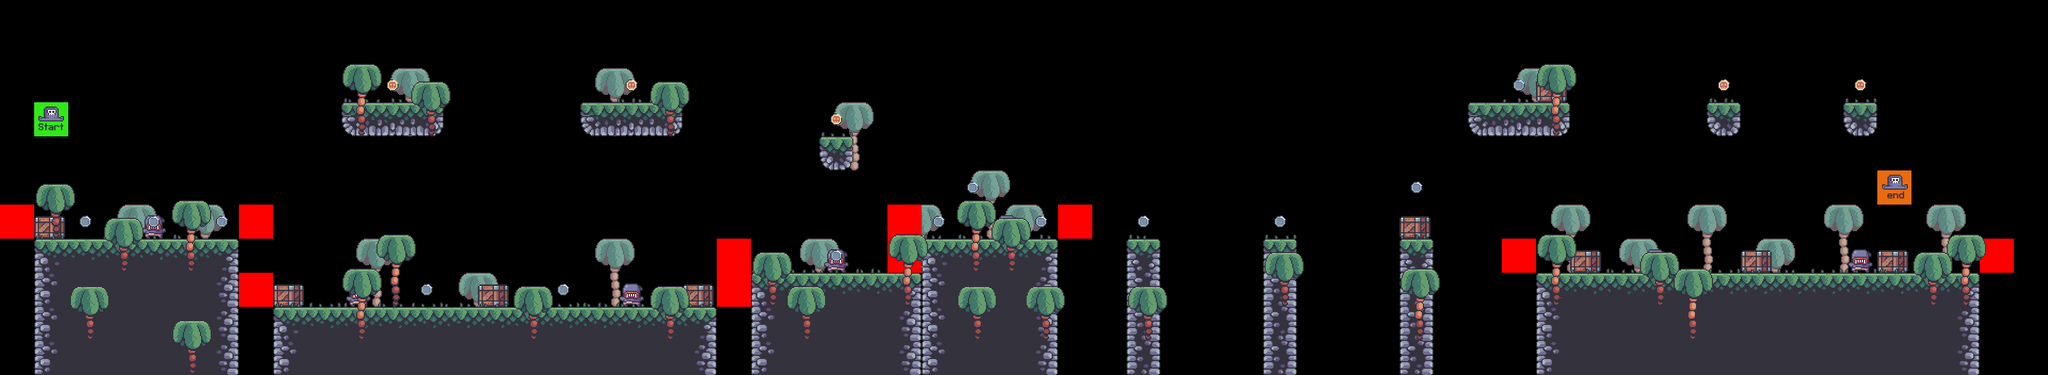

The image is a tile-based game level rendered from a .tmx file. Its description and source (layers, tilesets, objects; grid data summarised) follow:
An orthogonal 60x11 tile map with 64x64 px tiles, 9 tile layers (bg_palms, terrain, crates, grass, ...), 7 tilesets.

<map version="1.5" tiledversion="1.6.0" orientation="orthogonal" renderorder="right-down" width="60" height="11" tilewidth="64" tileheight="64" infinite="0" nextlayerid="10" nextobjectid="1">
 <editorsettings>
  <export target="../0/level_0.csv" format="csv" />
 </editorsettings>
 <tileset firstgid="1" source="../tilesets/terrain_tiles.tsx" />
 <tileset firstgid="17" source="../tilesets/coin_tiles.tsx" />
 <tileset firstgid="19" source="../tilesets/grass_tiles.tsx" />
 <tileset firstgid="24" source="../tilesets/palms.tsx" />
 <tileset firstgid="27" source="../tilesets/crates.tsx" />
 <tileset firstgid="28" source="../tilesets/player_tiles.tsx" />
 <tileset firstgid="30" source="../tilesets/enemy_tiles.tsx" />
 <layer id="5" name="bg_palms" width="60" height="11">
  <data>[660 cells, 19 non-empty, 1 distinct tile ids]</data>
 </layer>
 <layer id="1" name="terrain" width="60" height="11">
  <data>[660 cells, 144 non-empty, 12 distinct tile ids]</data>
 </layer>
 <layer id="6" name="crates" width="60" height="11">
  <data>[660 cells, 10 non-empty, 1 distinct tile ids]</data>
 </layer>
 <layer id="3" name="grass" width="60" height="11">
  <data>[660 cells, 45 non-empty, 5 distinct tile ids]</data>
 </layer>
 <layer id="8" name="enemies" width="60" height="11">
  <data>[660 cells, 7 non-empty, 1 distinct tile ids]</data>
 </layer>
 <layer id="9" name="constraints" width="60" height="11">
  <data>[660 cells, 10 non-empty, 1 distinct tile ids]</data>
 </layer>
 <layer id="4" name="fg_palms" width="60" height="11">
  <data>[660 cells, 28 non-empty, 2 distinct tile ids]</data>
 </layer>
 <layer id="2" name="coins" width="60" height="11">
  <data>[660 cells, 18 non-empty, 2 distinct tile ids]</data>
 </layer>
 <layer id="7" name="player" width="60" height="11">
  <data>[660 cells, 2 non-empty, 2 distinct tile ids]</data>
 </layer>
</map>
